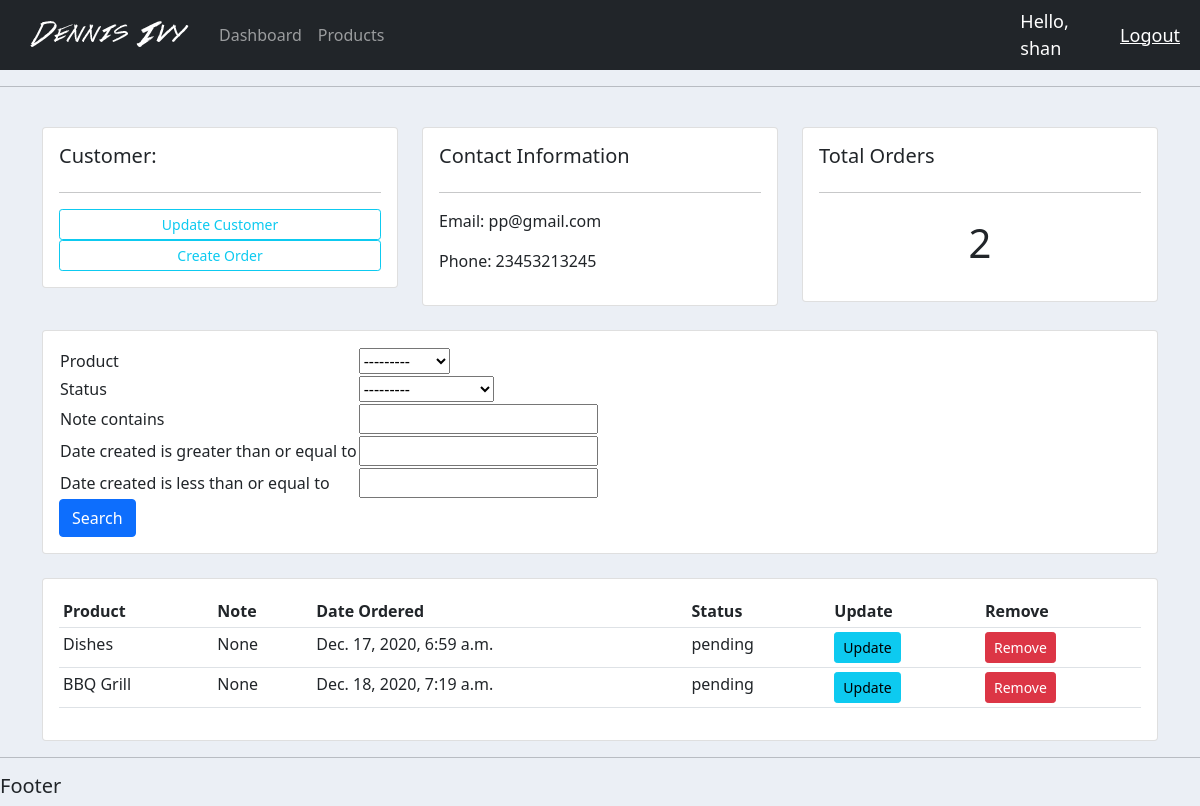
Screenshot of /customer/3 (signed in) with the database file from the repository.
### accounts/models.py (models this page shows, shortened)
class Customer(models.Model):
    user = models.OneToOneField(User, null=True, blank=True, on_delete=models.CASCADE)
    name = models.CharField(max_length=200, null=True)
    phone = models.CharField(max_length=200, null=True)
    mail = models.EmailField(max_length=200, null=True)
    profile_pic = models.ImageField(default="profile1.png",null=True, blank=True)
    date_created = models.DateTimeField(auto_now_add=True, null=True)

class Order(models.Model):
    STATS = (
        ('pending', 'Pending'),
        ('Out of Delivery', 'Out of Delivery'),
        ('Delivered', 'Delivered'),
    )
    customer = models.ForeignKey(Customer, null=True, on_delete=models.SET_NULL)
    product = models.ForeignKey(Product, null=True, on_delete=models.SET_NULL)
    date_created = models.DateTimeField(auto_now_add=True, null=True)
    status = models.CharField(max_length=200, null=True, choices=STATS)
    note = models.CharField(max_length=200, null=True)

class Product(models.Model):
    CATS = (
        ('indoor', 'Indoor'),
        ('outdoor', 'OutDoor'),
    )
    name = models.CharField(max_length=200)
    price = models.FloatField(null=True)
    category = models.CharField(max_length=200, null=True, choices=CATS)
    description = models.CharField(max_length=200, null=True, blank=True)
    date_created = models.DateTimeField(auto_now_add=True, null=True)
    tag = models.ManyToManyField(Tag)
    def __str__(self):
        return self.name

### accounts/decorators.py (the view)
        def wrapper_func(request, *args, **kwargs):
            group = None
            if request.user.groups.exists():
                group = request.user.groups.all()[0].name
            if group in allowed_roles:
                return view_func(request, *args, **kwargs)
            else:
                return HttpResponse("You are not authorize to view this page")

### accounts/views.py (called while the page is built)
@login_required(login_url='login')
@allowed_users(allowed_roles=['admins'])
def customer(request, pk):
    oneCustomer = Customer.objects.get(id=pk)
    orders = oneCustomer.order_set.all()
    orders_count = orders.count()
    myFilter = OrderFilter(request.GET, queryset=orders)
    orders = myFilter.qs
    context = {
        'customer': oneCustomer,
        'orders': orders,
        'orders_count': orders_count,
        'myFilter': myFilter
    }
    return render(request, 'accounts/customer.html', context)

### accounts/templates/accounts/customer.html
{% extends 'accounts/base.html' %}
{% block content %}
<br>
<div class="row">
    <div class="col-md">
        <div class="card card-body">
            <h5>Customer:</h5>
            <hr>
            <a class="btn btn-outline-info  btn-sm btn-block" href="">Update Customer</a>
            <a class="btn btn-outline-info  btn-sm btn-block" href="{% url 'create_order' customer.id %}">Create Order</a>
        </div>
    </div>
    <div class="col-md">
        <div class="card card-body">
            <h5>Contact Information</h5>
            <hr>
            <p>Email: {{ customer.mail }} </p>
            <p>Phone: {{ customer.phone }}</p>
        </div>
    </div>
    <div class="col-md">
        <div class="card card-body">
            <h5>Total Orders</h5>
            <hr>
            <h1 style="text-align: center;padding: 10px">{{ orders_count }}</h1>
        </div>
    </div>
</div>
<br>
<div class="row">
    <div class="col">
        <div class="card card-body">
            <form method="get">
                    <table>
                    {% for input in myFilter.form %}
                        <tr>
                            <td>{{ input.label }}</td>
                            <td>{{input}}</td>
                        </tr>
                    {% endfor %}
                    </table>
                <button class="btn btn-primary" type="submit">Search</button>
            </form>
        </div>
    </div>
</div>
<br>
<div class="row">
    <div class="col-md">
        <div class="card card-body">
            <table class="table table-sm">
                <tr>
                    <th>Product</th>
                    <th>Note</th>
                    <th>Date Ordered</th>
                    <th>Status</th>
                    <th>Update</th>
                    <th>Remove</th>
                </tr>
                {% for order in orders %}
                <tr>
                    <td>{{ order.product.name }}</td>
                    <td>{{ order.note }}</td>
                    <td>{{ order.date_created }}</td>
                    <td>{{ order.status }}</td>
                    <td><a class="btn btn-sm btn-info" href="{% url 'update_order' order.id %}">Update</a></td>
                    <td><a class="btn btn-sm btn-danger" href="{% url 'delete_order' order.id %}">Remove</a></td>
                </tr>
                {% endfor %}
            </table>
        </div>
    </div>
</div>
{% endblock %}l

### accounts/templates/accounts/navbar.html (shortened to what this page needs)
{% load static %}
<nav class="navbar navbar-expand-lg navbar-dark bg-dark">
    <div class="container-fluid">
        <img src="{% static 'images/logo.png' %}">
        <div class="collapse navbar-collapse" id="navbarNav">
            <ul class="navbar-nav">
                {% if request.user.is_staff %}
                <li class="nav-item">
                    <a class="nav-link" href="{% url 'dashboard' %}">Dashboard</a>
                </li>
                <li class="nav-item">
                    <a class="nav-link" href="{% url 'products' %}">Products</a>
                </li>
                {% else %}
                <li class="nav-item">
                    <a class="nav-link" href="{% url 'settings' %}">Settings</a>
                </li>
                {% endif %}
            </ul>
        </div>
    </div>
    <span class="hello-msg">Hello, {{ request.user }}</span>
    <span><a class="hello-msg" href="{% url 'logout' %}">Logout</a></span>
</nav>

### static/css/style.css (style rules this page uses)
body { background-color: #ebeff5; }

### accounts/templates/accounts/navbar.html (style rules this page uses)
.hello-msg { font-size: 18px; color: #fff; margin-right: 20px; }

### rows the page displays
Customer: mail "pp@gmail.com", phone "23453213245"
Order: product.name "Dishes", note "None", date_created "Dec. 17, 2020, 6:59 a.m.", status "pending"
Order: product.name "BBQ Grill", note "None", date_created "Dec. 18, 2020, 7:19 a.m.", status "pending"

### other values shown
{{ request.user }} "shan"
{{ orders_count }} "2"
{{ input.label }} "Product" "Status" "Note contains" "Date created is greater than or equal to" "Date created is less than or equal to"
